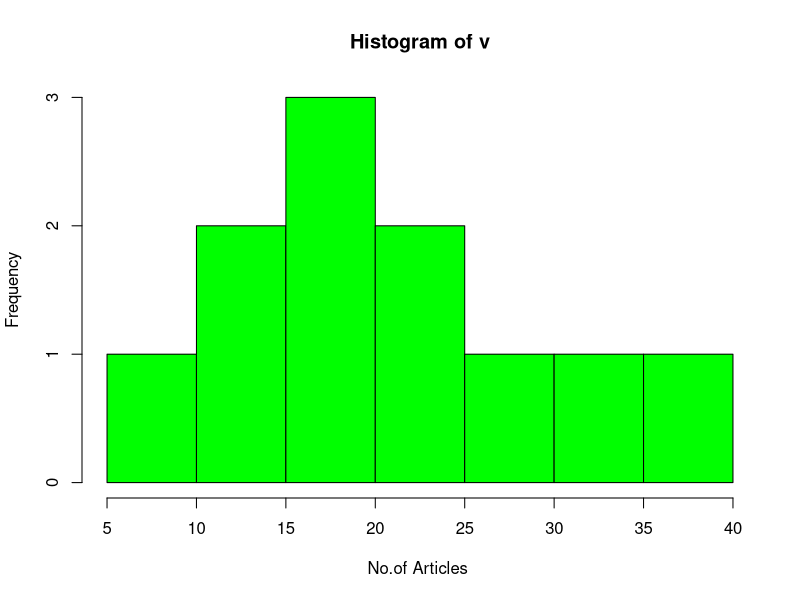
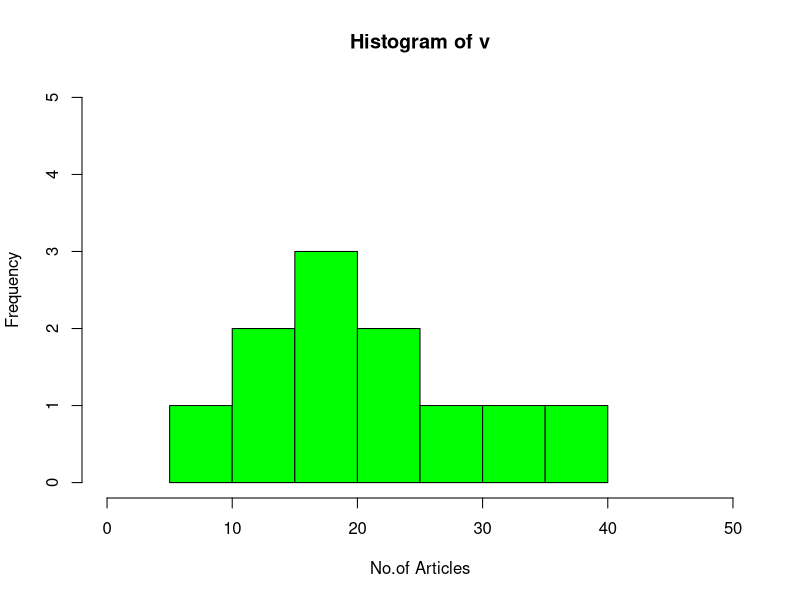
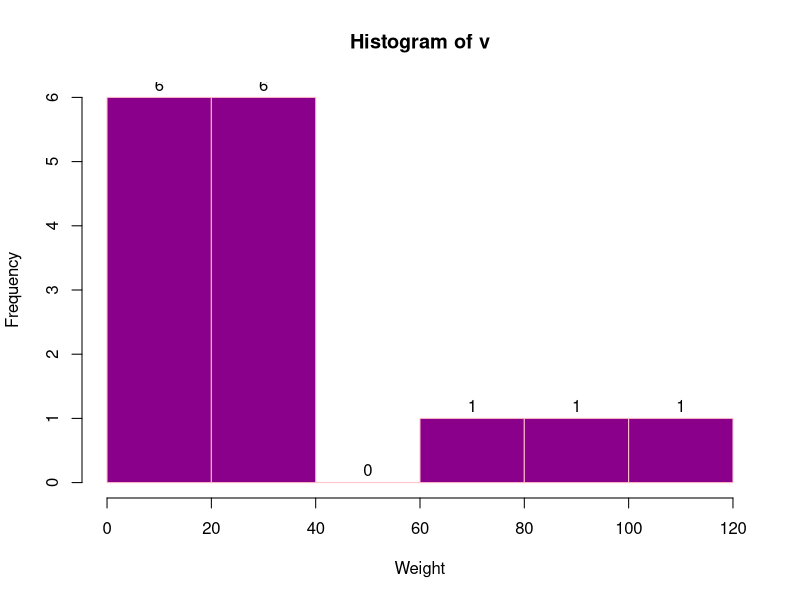
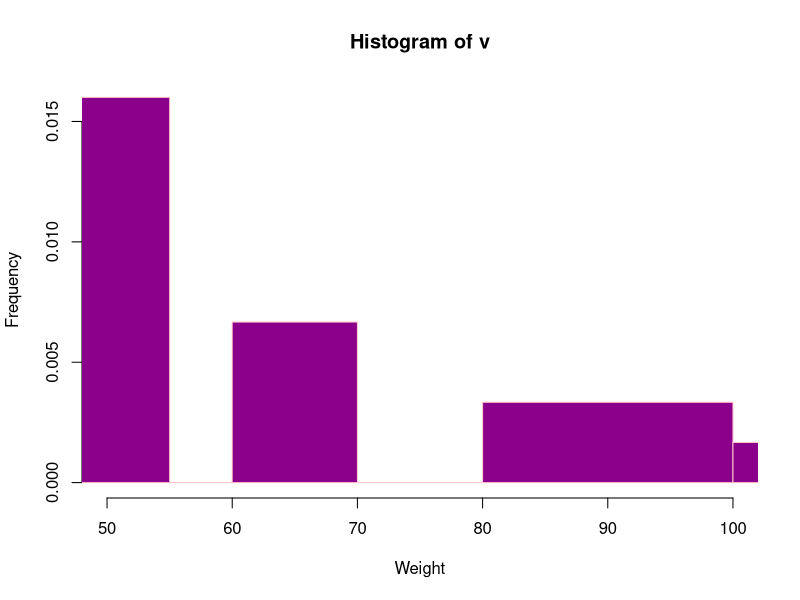
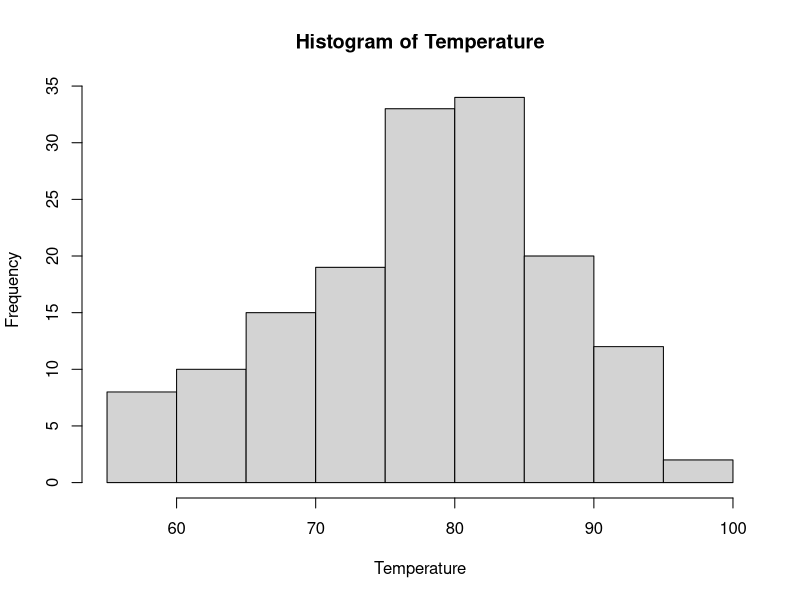
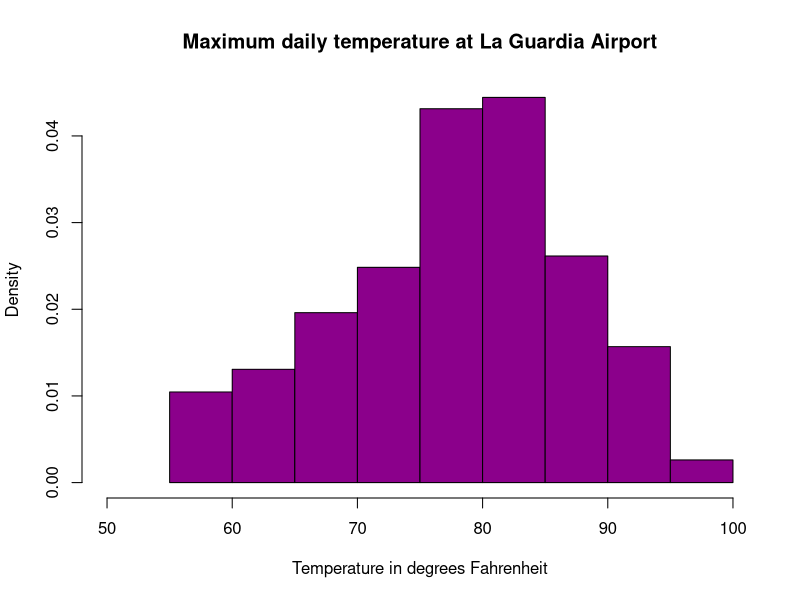
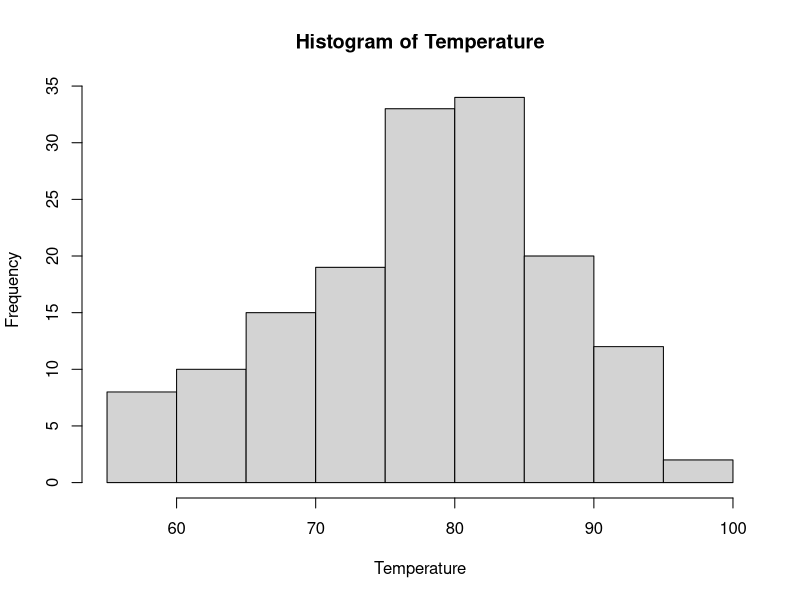
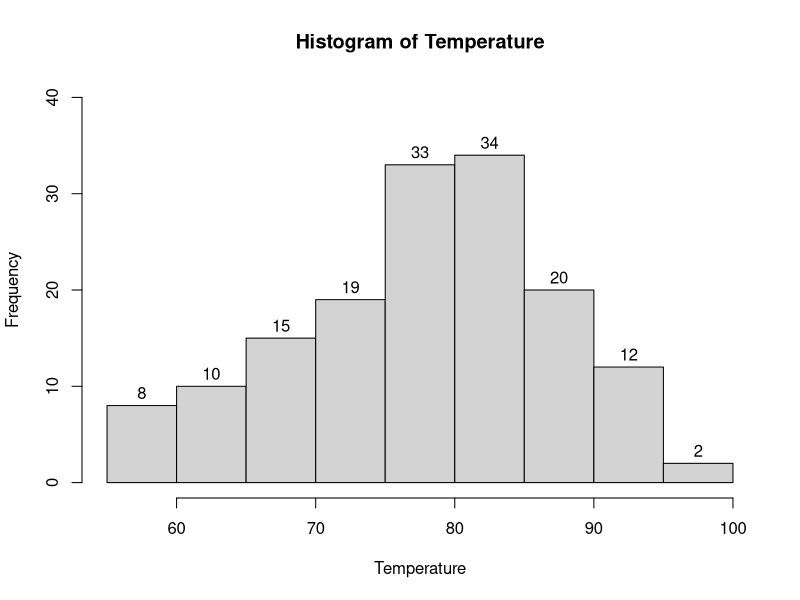

Here is the R script that generated these plots, in order:
#Example 1

v <- c(19, 23, 11, 5, 16, 21, 32, 14, 19, 27, 39)
hist(v, xlab = "No.of Articles ",
     col = "green", border = "black")


#Range of X and Y values
#Example 1

v <- c(19, 23, 11, 5, 16, 21, 32, 14, 19, 27, 39)
hist(v, xlab = "No.of Articles", col = "green",
     border = "black", xlim = c(0, 50),
     ylim = c(0, 5), breaks = 5)

#Using histogram return values for labels using text()
#Example 1

v <- c(19, 23, 11, 5, 16, 21, 32, 14, 19, 27, 39, 120, 40, 70, 90)
m<-hist(v, xlab = "Weight", ylab ="Frequency",
        col = "darkmagenta", border = "pink",
        breaks = 5)
text(m$mids, m$counts, labels = m$counts,
     adj = c(0.5, -0.5))

#Histogram using non-uniform width
#Example 1

v <- c(19, 23, 11, 5, 16, 21, 32, 14, 19, 27, 39, 120, 40, 70, 90)
hist(v, xlab = "Weight", ylab ="Frequency",
     xlim = c(50, 100),
     col = "darkmagenta", border = "pink",
     breaks = c(5, 55, 60, 70, 75,
                80, 100, 140))

#use the built-in dataset airquality

str(airquality)
Temperature <- airquality$Temp
hist(Temperature)

#histogram with added parameters
#Example 2

hist(Temperature,
     main="Maximum daily temperature at La Guardia Airport",
     xlab="Temperature in degrees Fahrenheit",
     xlim=c(50,100),
     col="darkmagenta",
     freq=FALSE
)

#create a histogram of the "Temperature" variable
#Return Value of hist()

h <- hist(Temperature)
# print the histogram object
print(h)

#Use Histogram return values for labels using text()
#Example 3

h <- hist(Temperature,ylim=c(0,40))
text(h$mids,h$counts,labels=h$counts, adj=c(0.5, -0.5))

#Histogram with different breaks
#Example 4

hist(Temperature, breaks=4, main="With breaks=4")
hist(Temperature, breaks=20, main="With breaks=20")

#Histogram with non-uniform width
#Example 5

hist(Temperature,
main="Maximum daily temperature at La Guardia Airport",
xlab="Temperature in degrees Fahrenheit",
xlim=c(50,100),
col="chocolate",
border="brown",
breaks=c(55,60,70,75,80,100)
)
